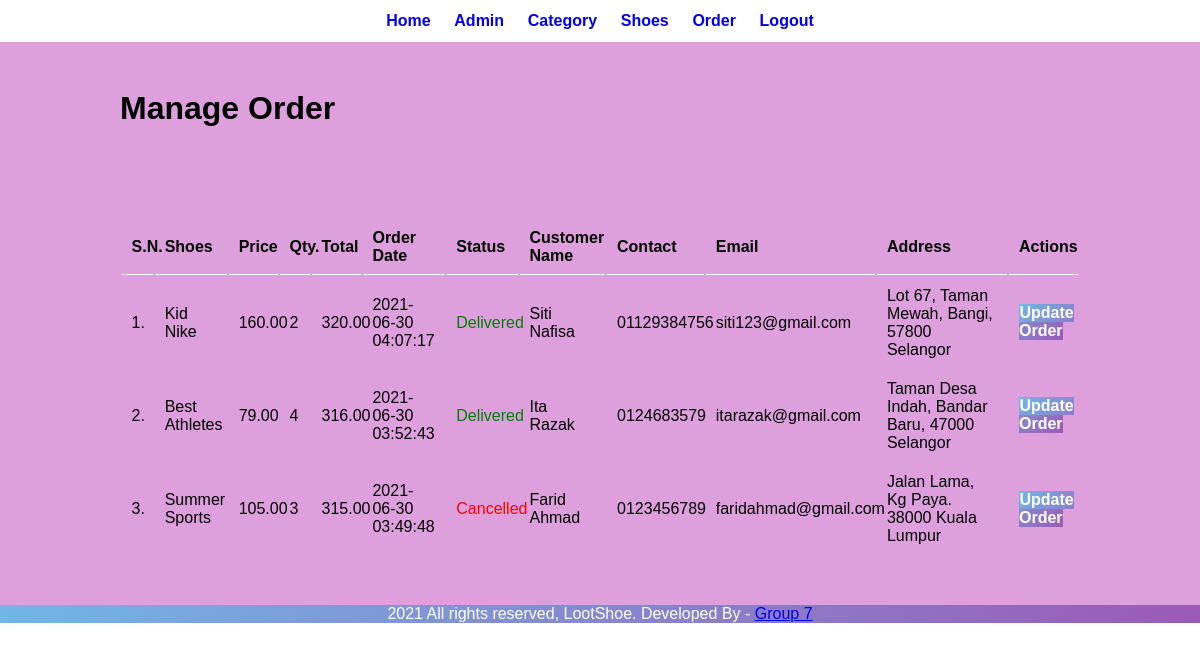
Page /admin/manage-order.php (signed in) on the committed database.
### tables this page shows
CREATE TABLE `tbl_order` (
  `id` int(10) UNSIGNED NOT NULL,
  `shoes` varchar(150) NOT NULL,
  `price` decimal(10,2) NOT NULL,
  `qty` int(11) NOT NULL,
  `total` decimal(10,2) NOT NULL,
  `order_date` datetime NOT NULL,
  `status` varchar(50) NOT NULL,
  `customer_name` varchar(150) NOT NULL,
  `customer_contact` varchar(20) NOT NULL,
  `customer_email` varchar(150) NOT NULL,
  `customer_address` varchar(255) NOT NULL
);

### admin/manage-order.php (the view, shortened to what this page needs)
<?php include('partials/menu.php'); ?>
<div class="main-content">
    <div class="wrapper">
        <h1>Manage Order</h1>
                <br /><br /><br />
                <br><br>
                <table class="tbl-full">
                    <tr>
                        <th>S.N.</th>
                        <th>Shoes</th>
                        <th>Price</th>
                        <th>Qty.</th>
                        <th>Total</th>
                        <th>Order Date</th>
                        <th>Status</th>
                        <th>Customer Name</th>
                        <th>Contact</th>
                        <th>Email</th>
                        <th>Address</th>
                        <th>Actions</th>
                    </tr>
                    <?php
                        $sql = "SELECT * FROM tbl_order ORDER BY id DESC";
                        $res = mysqli_query($conn, $sql);
                        $count = mysqli_num_rows($res);
                        $sn = 1;
                        if($count>0)
                        {
                            while($row=mysqli_fetch_assoc($res))
                            {
                                $id = $row['id'];
                                $shoes = $row['shoes'];
                                $price = $row['price'];
                                $qty = $row['qty'];
                                $total = $row['total'];
                                $order_date = $row['order_date'];
                                $status = $row['status'];
                                $customer_name = $row['customer_name'];
                                $customer_contact = $row['customer_contact'];
                                $customer_email = $row['customer_email'];
                                $customer_address = $row['customer_address'];
                                ?>
                                    <tr>
                                        <td><?php echo $sn++; ?>. </td>
                                        <td><?php echo $shoes; ?></td>
                                        <td><?php echo $price; ?></td>
                                        <td><?php echo $qty; ?></td>
                                        <td><?php echo $total; ?></td>
                                        <td><?php echo $order_date; ?></td>
                                        <td>
                                            <?php
                                                if($status=="Ordered")
                                                {
                                                    echo "<label>$status</label>";
                                                }
                                                else if($status=="On Delivery")
                                                {
                                                    echo "<label style='color: orange;'>$status</label>";
                                                }
                                                else if($status=="Delivered")
                                                {
                                                    echo "<label style='color: green;'>$status</label>";
                                                }
                                                else if($status=="Cancelled")
                                                {
                                                    echo "<label style='color: red;'>$status</label>";
                                                }
                                            ?>
                                        </td>
                                        <td><?php echo $customer_name; ?></td>
                                        <td><?php echo $customer_contact; ?></td>
                                        <td><?php echo $customer_email; ?></td>
                                        <td><?php echo $customer_address; ?></td>
                                        <td>
                                            <a href="<?php echo SITEURL; ?>admin/update-order.php?id=<?php echo $id; ?>" class="btn-secondary">Update Order</a>
                                        </td>
                                    </tr>
                                <?php
                            }
                        }
                        else
                        {
                            echo "<tr><td colspan='12' class='error'>Orders not Available</td></tr>";
                        }
                    ?>
                </table>
    </div>
</div>
<?php include('partials/footer.php'); ?>

### css/admin.css (style rules this page uses)
* { margin: 0; padding: 0; font-family: Arial, Helvetica, sans-serif; }
.wrapper { padding: 1%; width: 80%; margin: 0 auto; }
.tbl-full { width: 100%; }
table tr th { border-bottom: 1px solid white; padding: 1%; text-align: left; }
table tr td { padding: 1%; }
.btn-secondary { background: linear-gradient(135deg, #71b7e6, #9b59b6); padding: 1%; color: white; text-decoration: none; font-weight: bold; }
.main-content { background-color: #DDA0DD; padding: 3% 0; }

### rows in the picture
tbl_order: shoes "Kid Nike", price "160.00", qty "2", total "320.00", order_date "2021-06-30 04:07:17", status "Delivered", customer_name "Siti Nafisa", customer_contact "01129384756", customer_email "siti123@gmail.com", customer_address "Lot 67, Taman Mewah, Bangi, 57800 Selangor"
tbl_order: shoes "Best Athletes", price "79.00", qty "4", total "316.00", order_date "2021-06-30 03:52:43", status "Delivered", customer_name "Ita Razak", customer_contact "0124683579", customer_email "itarazak@gmail.com", customer_address "Taman Desa Indah, Bandar Baru, 47000 Selangor"
tbl_order: shoes "Summer Sports", price "105.00", qty "3", total "315.00", order_date "2021-06-30 03:49:48", status "Cancelled", customer_name "Farid Ahmad", customer_contact "0123456789", customer_email "faridahmad@gmail.com", customer_address "Jalan Lama, Kg Paya. 38000 Kuala Lumpur"
